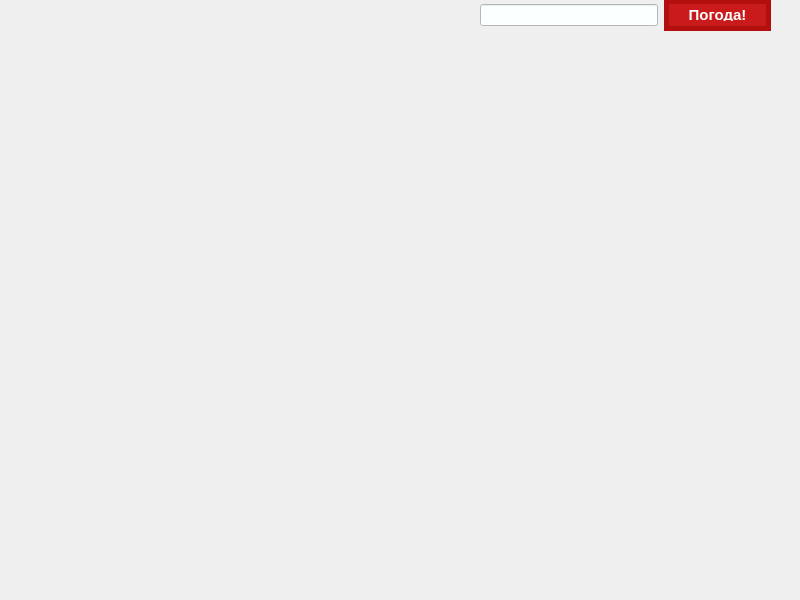
<?xml version="1.0" encoding="UTF-8"?>
<ui version="4.0">
 <class>MainWindow</class>
 <widget class="QMainWindow" name="MainWindow">
  <property name="geometry">
   <rect>
    <x>0</x>
    <y>0</y>
    <width>800</width>
    <height>600</height>
   </rect>
  </property>
  <property name="font">
   <font>
    <family>.AppleSystemUIFont</family>
   </font>
  </property>
  <property name="windowTitle">
   <string>MainWindow</string>
  </property>
  <property name="styleSheet">
   <string notr="true">text-align: center;
</string>
  </property>
  <widget class="QWidget" name="centralwidget">
   <property name="styleSheet">
    <string notr="true"/>
   </property>
   <widget class="QWidget" name="gridLayoutWidget">
    <property name="geometry">
     <rect>
      <x>480</x>
      <y>-10</y>
      <width>291</width>
      <height>51</height>
     </rect>
    </property>
    <layout class="QGridLayout" name="gridLayout">
     <item row="0" column="2">
      <widget class="QPushButton" name="pushButton">
       <property name="cursor">
        <cursorShape>PointingHandCursor</cursorShape>
       </property>
       <property name="styleSheet">
        <string notr="true">background-color: #c91b1b; /* Красный фон */
    color: white; /* Белый текст */
    font-size: 15px; /* Размер текста */
    font-weight: bold; /* Жирный шрифт */
    text-transform: uppercase; /* Преобразование текста в заглавные */
    border: 5px solid #b40f0f; /* Темная красная рамка */
    padding: 5px 5px; /* Внутренний отступ */
	font: 24pt &quot;Molot&quot;;
    width: 87px; /* Фиксированная ширина */
    height: 12px; /* Фиксированная высота */
    box-shadow: 2px 20px 50px rgba(0, 0, 0, 0.5); /* Тень */</string>
       </property>
       <property name="text">
        <string>Погода!</string>
       </property>
      </widget>
     </item>
     <item row="0" column="1">
      <widget class="QLineEdit" name="cityName">
       <property name="styleSheet">
        <string notr="true">background-color: rgb(251, 255, 255);
color: rgb(255, 105, 85);</string>
       </property>
       <property name="text">
        <string> </string>
       </property>
      </widget>
     </item>
    </layout>
   </widget>
   <widget class="QLabel" name="label_2">
    <property name="geometry">
     <rect>
      <x>0</x>
      <y>10</y>
      <width>721</width>
      <height>131</height>
     </rect>
    </property>
    <property name="font">
     <font>
      <family>Molot</family>
      <pointsize>150</pointsize>
      <italic>false</italic>
      <bold>false</bold>
     </font>
    </property>
    <property name="styleSheet">
     <string notr="true">text-align: center;
font: 150pt &quot;Molot&quot;;
color: rgb(210, 27, 0);</string>
    </property>
    <property name="text">
     <string/>
    </property>
   </widget>
   <widget class="QLabel" name="dateSlot">
    <property name="geometry">
     <rect>
      <x>70</x>
      <y>120</y>
      <width>421</width>
      <height>131</height>
     </rect>
    </property>
    <property name="styleSheet">
     <string notr="true">color: rgb(255, 255, 255);
font: 50pt &quot;Molot&quot;;</string>
    </property>
    <property name="text">
     <string/>
    </property>
   </widget>
   <widget class="QLabel" name="temperatureSlot">
    <property name="geometry">
     <rect>
      <x>50</x>
      <y>310</y>
      <width>261</width>
      <height>201</height>
     </rect>
    </property>
    <property name="styleSheet">
     <string notr="true">font: 13pt &quot;8BIT WONDER(RUS BY LYAJKA)&quot;;
color: rgb(155, 158, 158);
</string>
    </property>
    <property name="text">
     <string/>
    </property>
   </widget>
  </widget>
 </widget>
 <resources/>
 <connections/>
</ui>
